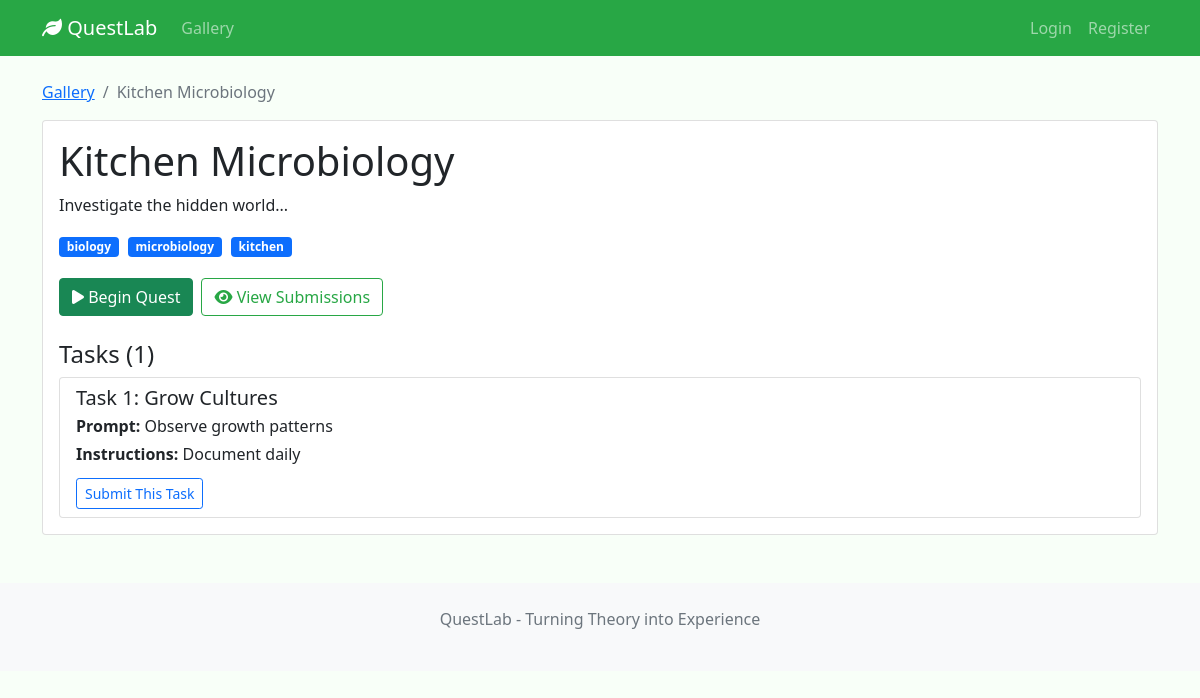
The app's page /quest/c04fb478-9e6a-4ef5-8a9e-ba5a32f0cf15 with its own data.
### app/models/quest.py (models this page shows, shortened)
class Quest(db.Model):
    __tablename__ = 'quests'
    id = db.Column(db.String(36), primary_key=True, default=generate_uuid)
    title = db.Column(db.String(200), nullable=False)
    description = db.Column(db.Text)
    tags = db.Column(db.Text)
    created_at = db.Column(db.DateTime, default=datetime.utcnow)
    published = db.Column(db.Boolean, default=False)
    tasks = db.relationship('Task', backref='quest', lazy='dynamic',
                          cascade='all, delete-orphan', order_by='Task.task_order')
    def _tags_to_list(self):
        import json
        if not self.tags:
            return []
        try:
            return json.loads(self.tags)
        except Exception:
            return [t.strip() for t in str(self.tags).split(',') if t.strip()]
    @property
    def tags_list(self):
        return self._tags_to_list()

class Task(db.Model):
    __tablename__ = 'tasks'
    id = db.Column(db.String(36), primary_key=True, default=generate_uuid)
    quest_id = db.Column(db.String(36), db.ForeignKey('quests.id'), nullable=False)
    title = db.Column(db.String(200), nullable=False)
    prompt = db.Column(db.Text, nullable=False)
    instructions = db.Column(db.Text)
    task_order = db.Column(db.Integer, nullable=False)

### app/routes/quest_routes.py (the view)
@quest_bp.route('/quest/<quest_id>')
def quest_detail(quest_id):
    quest = QuestService.get_quest_by_id(quest_id)
    if not quest:
        flash('Quest not found', 'error')
        return redirect(url_for('quest.gallery'))
    return render_template('quest_detail.html', quest=quest)

### app/services/quest_service.py (called while the page is built)
    @staticmethod
    def get_quest_by_id(quest_id):
        return Quest.query.get(quest_id)

### app/templates/quest_detail.html
{% extends "base.html" %} {% block content %}
<div class="row">
  <div class="col-12">
    <nav aria-label="breadcrumb">
      <ol class="breadcrumb">
        <li class="breadcrumb-item">
          <a href="{{ url_for('quest.gallery') }}">Gallery</a>
        </li>
        <li class="breadcrumb-item active">{{ quest.title }}</li>
      </ol>
    </nav>
    <div class="card">
      <div class="card-body">
        <h1 class="card-title">{{ quest.title }}</h1>
        <p class="card-text">{{ quest.description }}</p>
        {% set tag_list = quest.tags_list if quest.tags_list is not none else [] %}
        {% if tag_list %}
        <div class="mb-3">
          {% for tag in tag_list %}
          <span class="badge bg-primary tag-badge">{{ tag }}</span>
          {% endfor %}
        </div>
        {% endif %}
        <div class="d-flex gap-2 mb-4">
          {% if quest.tasks.count() > 0 %}
          <a
            href="{{ url_for('submission.submit_task', quest_id=quest.id, task_id=quest.tasks.first().id) }}"
            class="btn btn-success"
          >
            <i class="fas fa-play"></i> Begin Quest
          </a>
          {% endif %}
          <a
            href="{{ url_for('submission.view_submissions', quest_id=quest.id) }}"
            class="btn btn-outline-secondary"
          >
            <i class="fas fa-eye"></i> View Submissions
          </a>
        </div>
        <h4>Tasks ({{ quest.tasks.count() }})</h4>
        <div class="list-group">
          {% for task in quest.tasks.order_by('task_order') %}
          <div class="list-group-item">
            <div class="d-flex w-100 justify-content-between">
              <h5 class="mb-1">
                Task {{ task.task_order + 1 }}: {{ task.title }}
              </h5>
            </div>
            <p class="mb-1"><strong>Prompt:</strong> {{ task.prompt }}</p>
            {% if task.instructions %}
            <p class="mb-1">
              <strong>Instructions:</strong> {{ task.instructions }}
            </p>
            {% endif %}
            <a
              href="{{ url_for('submission.submit_task', quest_id=quest.id, task_id=task.id) }}"
              class="btn btn-sm btn-outline-primary mt-2"
            >
              Submit This Task
            </a>
          </div>
          {% endfor %}
        </div>
      </div>
    </div>
  </div>
</div>
{% endblock %}

### app/templates/base.html (style rules this page uses)
:root { --bs-primary: #28a745; --bs-secondary: #198754; }
body { background-color: #f8fff8; }
.btn-outline-secondary { color: var(--bs-primary); border-color: var(--bs-primary); }
.tag-badge { margin-right: 0.3rem; margin-bottom: 0.3rem; }

### records on screen
Quest: title "Kitchen Microbiology", description "Investigate the hidden world..."
Task: task.task_order+1 "1", title "Grow Cultures", prompt "Observe growth patterns", instructions "Document daily"

### other values on screen
{{ tag }} "biology" "microbiology" "kitchen"
{{ quest.tasks.count() }} "1"
